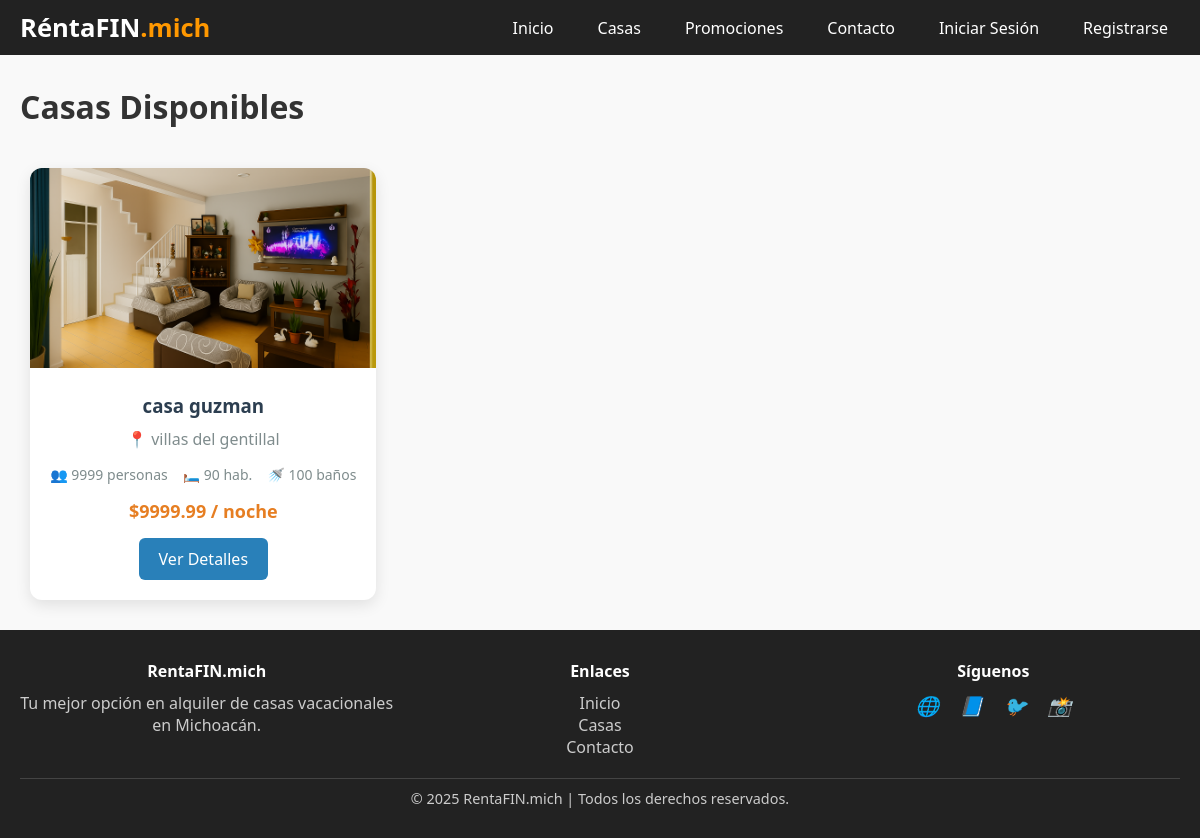
Page /listas/ on the committed database.
### principal/models.py (models this page shows, shortened)
class Casa(models.Model):
    ESTADO_CHOICES = [
        ('disponible', 'Disponible'),
        ('ocupada', 'Ocupada'),
        ('mantenimiento', 'En Mantenimiento'),
    ]
    nombre = models.CharField(max_length=200)
    descripcion = models.TextField()
    ubicacion = models.CharField(max_length=300)
    precio_noche = models.DecimalField(max_digits=10, decimal_places=2)
    capacidad = models.IntegerField()
    habitaciones = models.IntegerField()
    banos = models.IntegerField()
    imagen_principal = models.ImageField(upload_to='casas/')
    estado = models.CharField(max_length=20, choices=ESTADO_CHOICES, default='disponible')
    destacada = models.BooleanField(default=False)
    fecha_creacion = models.DateTimeField(auto_now_add=True)
    fecha_actualizacion = models.DateTimeField(auto_now=True)
    class Meta:
        ordering = ['-fecha_creacion']

### principal/views.py (the view)
# urls.py: path('listas/', views.lista_casas, name='lista_casas'),
def lista_casas(request):
    casas = Casa.objects.filter(estado='disponible')
    return render(request, 'inicio/lista_casas.html', {'casas': casas})

### principal/templates/inicio/lista_casas.html (shortened to what this page needs)
{% extends 'inicio/encabezado.html' %}
{% block contenido %}
<div class="container text-center">
    <h1 class="my-4">Casas Disponibles</h1>
    <div class="casas-grid justify-content-center">
        {% for casa in casas %}
        <div class="casa-card text-center">
            <img src="{{ casa.imagen_principal.url }}" alt="{{ casa.nombre }}">
            <div class="casa-info">
                <h3>{{ casa.nombre }}</h3>
                <p class="ubicacion">📍 {{ casa.ubicacion }}</p>
                <div class="caracteristicas justify-content-center">
                    <span>👥 {{ casa.capacidad }} personas</span>
                    <span>🛏️ {{ casa.habitaciones }} hab.</span>
                    <span>🚿 {{ casa.banos }} baños</span>
                </div>
                <p class="precio">${{ casa.precio_noche }} / noche</p>
                <div class="acciones justify-content-center">
                    <a href="{% url 'casas:detalle_casa' casa.id %}" class="btn btn-primary">
                        Ver Detalles
                    </a>
                </div>
            </div>
        </div>
        {% empty %}
        <div class="text-center py-5">
            <p>No hay casas disponibles en este momento.</p>
        </div>
        {% endfor %}
    </div>
</div>
{% endblock %}

### principal/templates/inicio/encabezado.html (style rules this page uses)
* { margin: 0; padding: 0; box-sizing: border-box; }
body { font-family: 'Segoe UI', Tahoma, Geneva, Verdana, sans-serif; background: #f9f9f9; color: #333; }
a { text-decoration: none; color: inherit; }

### principal/templates/inicio/lista_casas.html (style rules this page uses)
.casas-grid { display: grid; grid-template-columns: repeat(auto-fill, minmax(300px, 1fr)); gap: 30px; margin-top: 40px; justify-items: center; }
.casa-card { background: white; border-radius: 12px; overflow: hidden; box-shadow: 0 5px 15px rgba(0,0,0,0.1); transition: transform 0.3s ease; text-align: center; max-width: 350px; }
.casa-card img { width: 100%; height: 200px; object-fit: cover; }
.casa-info { padding: 20px; }
.casa-info h3 { color: #2C3E50; margin-bottom: 10px; }
.ubicacion { color: #7F8C8D; margin-bottom: 15px; }
.caracteristicas { display: flex; justify-content: center; gap: 15px; margin-bottom: 15px; font-size: 14px; color: #7F8C8D; }
.precio { font-size: 18px; font-weight: bold; color: #E67E22; margin-bottom: 15px; }
.acciones { display: flex; justify-content: center; gap: 10px; flex-wrap: wrap; }
.btn { padding: 10px 20px; border-radius: 6px; text-decoration: none; font-weight: 500; transition: all 0.3s ease; }
.btn-primary { background: #2980B9; color: white; }

### rows in the picture
Casa: imagen_principal (picture), nombre "casa guzman", ubicacion "villas del gentillal", capacidad "9999", habitaciones "90", banos "100", precio_noche "9999.99"

### other values in the picture
{{ year|default:"2025" }} "2025"
